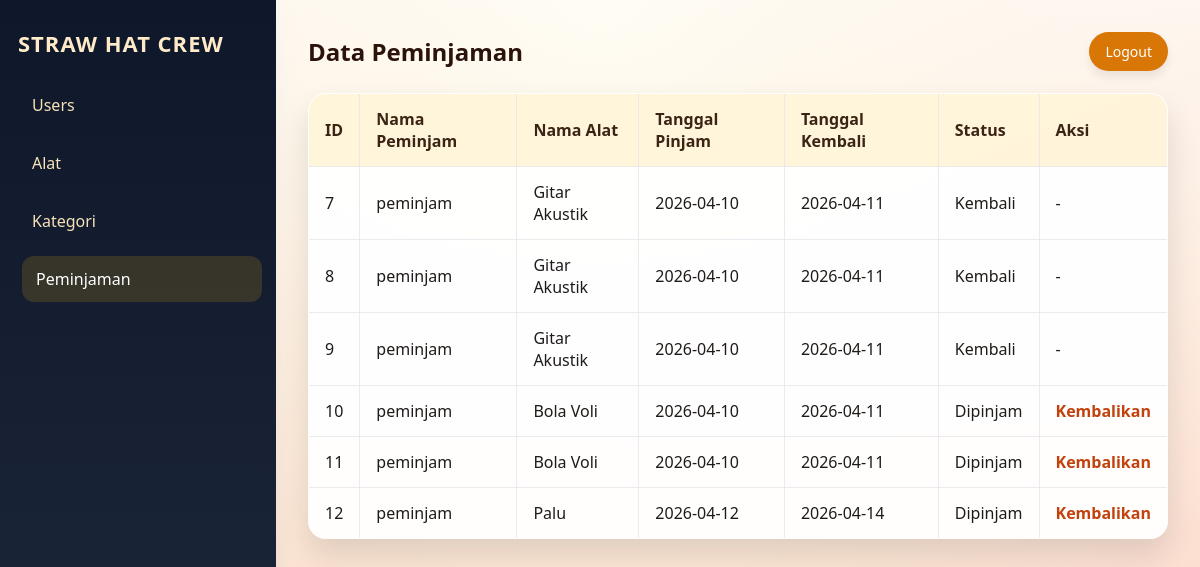
The page /pinjam_toni/public/index.php?page=peminjaman (signed in) on the database its author committed.
### tables this page shows
CREATE TABLE `peminjaman` (
  `id_peminjaman` int(11) NOT NULL,
  `peminjaman_alat_id` int(11) NOT NULL,
  `user_id` int(11) NOT NULL,
  `tgl_pinjam` date NOT NULL,
  `tgl_kembali_seharusnya` date NOT NULL,
  `tgl_kembali_aktual` date DEFAULT NULL,
  `status` enum('Menunggu','Dipinjam','Kembali','Ditolak') NOT NULL,
  `denda` decimal(10,2) DEFAULT NULL,
  `petugas_id` int(11) NOT NULL,
  `total_denda` int(11) DEFAULT NULL
);

CREATE TABLE `users` (
  `user_id` int(11) NOT NULL,
  `username` varchar(50) NOT NULL,
  `password` varchar(255) NOT NULL,
  `nama_lengkap` varchar(100) NOT NULL,
  `level` enum('Admin','Petugas','Peminjam') NOT NULL,
  `created_at` timestamp NOT NULL DEFAULT current_timestamp()
);

CREATE TABLE `peminjaman_alat` (
  `id_peminjaman` int(11) NOT NULL,
  `alat_id` int(11) NOT NULL,
  `kategori_id` int(11) NOT NULL,
  `nama_alat` varchar(100) NOT NULL,
  `stok` int(11) NOT NULL,
  `gambar` varchar(255) DEFAULT NULL,
  `denda_per_hari` int(11) DEFAULT NULL
);

### pinjam_toni/app/core/controller.php (called while the page is built, shortened)
<?php
class Controller {
    public function model($model) {
        require_once __DIR__ . "/model.php";
        return new $model();
    }
    public function view($view, $data = []) {
        require_once __DIR__ . "/../../views/" . $view . ".php";
    }
}

### pinjam_toni/app/controllers/peminjamancontroller.php (called while the page is built, shortened)
<?php
class PeminjamanController extends Controller {
    public function index() {
        $peminjamanModel = $this->model('Peminjaman');
        $data['peminjaman'] = $peminjamanModel->getAll();
        $this->view('admin/peminjaman', $data);
    }
}

### pinjam_toni/app/core/model.php (called while the page is built, shortened)
<?php
class Model {
    protected $db;
    public function __construct() {
        $this->db = new mysqli(DB_HOST, DB_USER, DB_PASS, DB_NAME);
    }
    public function query($sql, $params = [], $single = false) {
        $stmt = $this->db->prepare($sql);
        $stmt->execute();
        $result = $stmt->get_result();
        return $result->fetch_all(MYSQLI_ASSOC);
    }
}

### pinjam_toni/app/models/peminjaman.php (called while the page is built, shortened)
<?php
class Peminjaman extends Model {
    public function getAll($filter = '') {
        $query = "SELECT peminjaman.id_peminjaman AS id, peminjaman.*, users.nama_lengkap, pa.nama_alat, peminjaman.tgl_kembali_seharusnya AS tgl_kembali
            FROM peminjaman
            LEFT JOIN users ON peminjaman.user_id = users.user_id
            LEFT JOIN peminjaman_alat AS pa ON peminjaman.peminjaman_alat_id = pa.id_peminjaman";
        return $this->query($query);
    }
}

### pinjam_toni/views/admin/peminjaman.php (the view, shortened to what this page needs)
<!DOCTYPE html>
<html>
<head>
    <link rel="stylesheet" href="assets/css/style.css">
</head>
<body>
    <div class="admin-page">
        <?php include __DIR__ . '/sidebar.php'; ?>
        <main class="admin-content">
            <div class="page-header">
                <h2>Data Peminjaman</h2>
                <a class="btn-logout" href="?page=logout">Logout</a>
            </div>
            <table border="1" cellpadding="8" cellspacing="0">
                <thead>
                    <tr>
                        <th>ID</th>
                        <th>Nama Peminjam</th>
                        <th>Nama Alat</th>
                        <th>Tanggal Pinjam</th>
                        <th>Tanggal Kembali</th>
                        <th>Status</th>
                        <th>Aksi</th>
                    </tr>
                </thead>
                <tbody>
                    <?php foreach($peminjaman as $p): ?>
                    <tr>
                        <td><?= $p['id_peminjaman'] ?></td>
                        <td><?= htmlspecialchars($p['nama_lengkap']) ?></td>
                        <td><?= htmlspecialchars($p['nama_alat']) ?></td>
                        <td><?= $p['tgl_pinjam'] ?></td>
                        <td><?= $p['tgl_kembali'] ?? '' ?></td>
                        <td><?= $p['status'] ?></td>
                        <td>
                            <?php if(strtolower($p['status']) == 'menunggu'): ?>
                                <a href="?page=peminjaman&setujui=<?= $p['id_peminjaman'] ?>">Setujui</a> |
                                <a href="?page=peminjaman&tolak=<?= $p['id_peminjaman'] ?>">Tolak</a>
                            <?php elseif(strtolower($p['status']) == 'dipinjam'): ?>
                                <a href="?page=peminjaman&kembalikan=<?= $p['id_peminjaman'] ?>">Kembalikan</a>
                            <?php else: ?>
                                -
                            <?php endif ?>
                        </td>
                    </tr>
                    <?php endforeach ?>
                </tbody>
            </table>
        </main>
    </div>
</body>
</html>

### pinjam_toni/public/assets/css/style.css (style rules this page uses)
body { font-family: 'Segoe UI', Tahoma, Geneva, Verdana, sans-serif; background: radial-gradient(circle at top center, #ffdd77 0%, #f4b740 20%, #f05a28 100%); margin: 0; padding: 0; color: #1e1b18; }
.admin-page { display: flex; min-height: 100vh; }
.admin-content { flex: 1; padding: 32px; background: linear-gradient(180deg, rgba(255,255,255,0.92) 0%, rgba(255,255,255,0.72) 100%); }
.page-header { display: flex; justify-content: space-between; align-items: center; margin-bottom: 22px; }
.page-header h2 { margin: 0; color: #2b130a; text-shadow: 1px 1px 0 rgba(255, 255, 255, 0.5); }
.btn-logout, .btn-secondary { display: inline-block; padding: 10px 16px; border-radius: 999px; text-decoration: none; color: #fff; background: #d97706; font-size: 14px; box-shadow: 0 6px 10px rgba(0, 0, 0, 0.08); }
table { width: 100%; border-collapse: collapse; background: rgba(255, 255, 255, 0.96); box-shadow: 0 16px 30px rgba(15, 23, 42, 0.12); border-radius: 18px; overflow: hidden; }
table th, table td { border: 1px solid rgba(229, 231, 235, 0.8); padding: 14px 16px; text-align: left; }
table th { background: rgba(251, 191, 36, 0.16); color: #3c2415; }
table a { color: #b45309; text-decoration: none; font-weight: 600; }
body a { color: #c2410c; }

### rows shown on the page
peminjaman: id_peminjaman "7", user.nama_lengkap "peminjam", peminjaman_alat.nama_alat "Gitar Akustik", tgl_pinjam "2026-04-10", tgl_kembali_seharusnya "2026-04-11", status "Kembali"
peminjaman: id_peminjaman "8", user.nama_lengkap "peminjam", peminjaman_alat.nama_alat "Gitar Akustik", tgl_pinjam "2026-04-10", tgl_kembali_seharusnya "2026-04-11", status "Kembali"
peminjaman: id_peminjaman "9", user.nama_lengkap "peminjam", peminjaman_alat.nama_alat "Gitar Akustik", tgl_pinjam "2026-04-10", tgl_kembali_seharusnya "2026-04-11", status "Kembali"
peminjaman: id_peminjaman "10", user.nama_lengkap "peminjam", peminjaman_alat.nama_alat "Bola Voli", tgl_pinjam "2026-04-10", tgl_kembali_seharusnya "2026-04-11", status "Dipinjam"
peminjaman: id_peminjaman "11", user.nama_lengkap "peminjam", peminjaman_alat.nama_alat "Bola Voli", tgl_pinjam "2026-04-10", tgl_kembali_seharusnya "2026-04-11", status "Dipinjam"
peminjaman: id_peminjaman "12", user.nama_lengkap "peminjam", peminjaman_alat.nama_alat "Palu", tgl_pinjam "2026-04-12", tgl_kembali_seharusnya "2026-04-14", status "Dipinjam"
